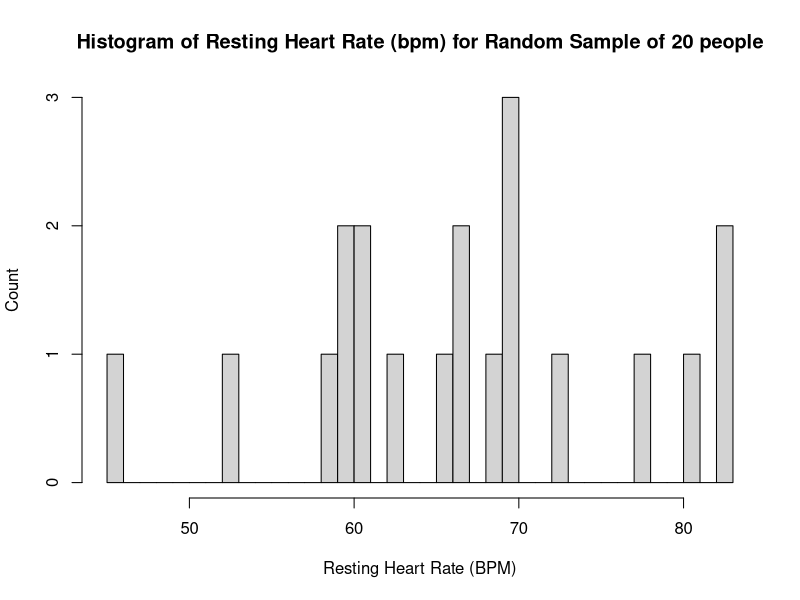
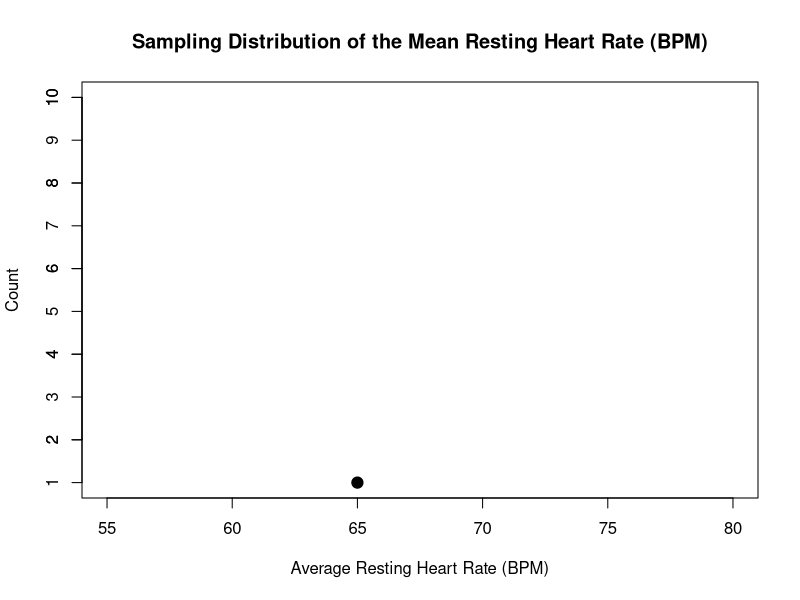
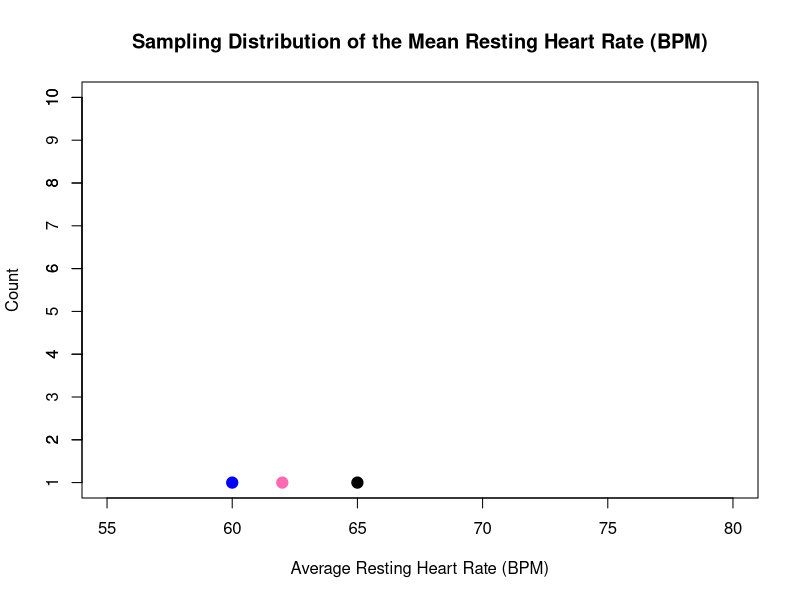
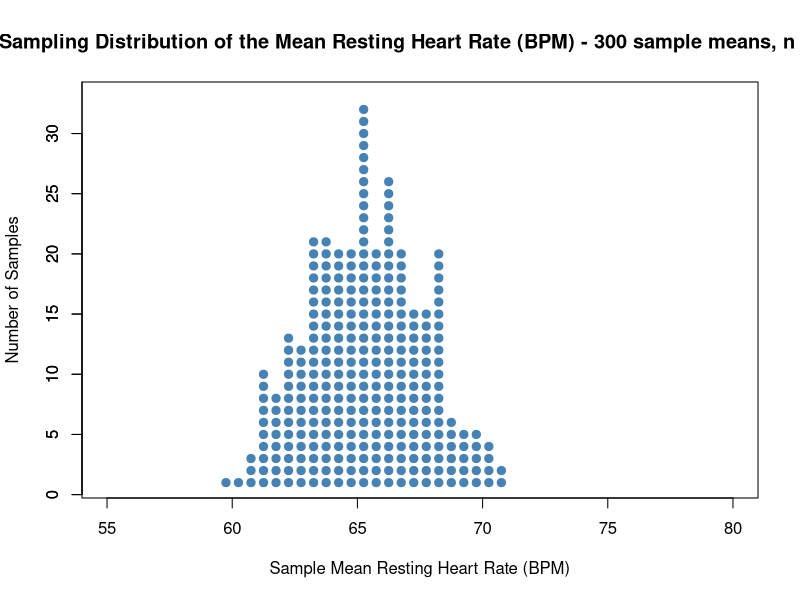
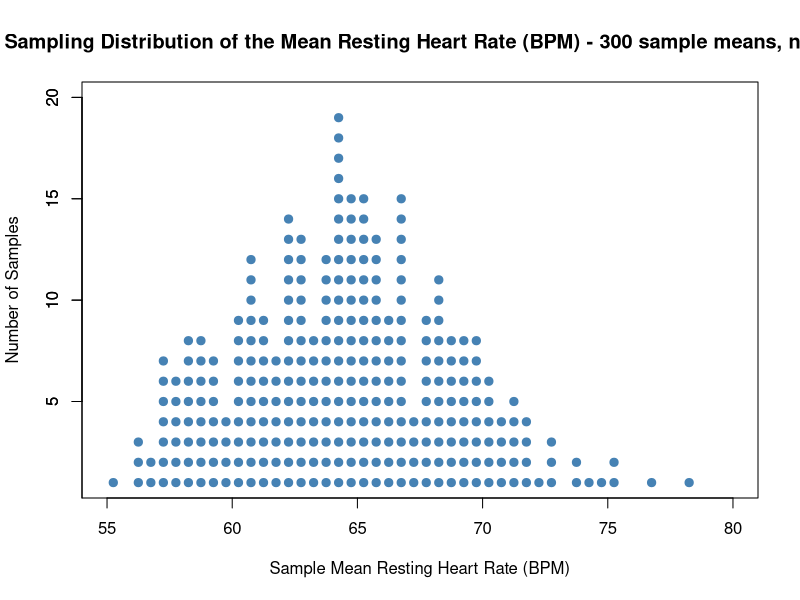
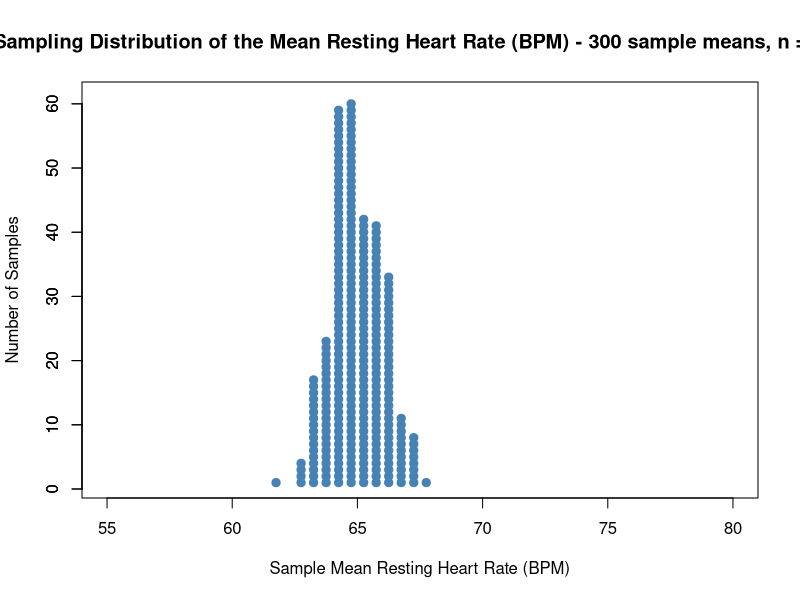

These figures' R source, in order:
## ---- chunk 1
#| echo: false
#| message: false
#| warning: false
#| fig-alt: "A histogram with the title Histogram of Resting Heart Rate (bpm) for Random Sample of 20 people, with bins spread out from 45 to 85"

library(tidyverse)
set.seed(123)
#Generate random normal
n <- 20
x <- rnorm(n, mean = 65, sd = 10)

h <- hist(
  x,
  breaks = 30,
  main = "Histogram of Resting Heart Rate (bpm) for Random Sample of 20 people",
  xlab = "Resting Heart Rate (BPM)",
  ylab = "Count"
)
## ---- chunk 2
#| echo: false
#| message: false
#| warning: false
#| fig-alt: "A scatterplot titled Sampling Distribution of the Mean resting Heart Rate (BPM) which has one point at 65"

# Blank scatter plot
plot(
  NA, NA,
  xlim = c(55, 80),
  ylim = c(1, 10),
  xlab = "Average Resting Heart Rate (BPM)",
  ylab = "Count",
  main = "Sampling Distribution of the Mean Resting Heart Rate (BPM)"
)

# Add custom y-axis ticks at 1–5
axis(side = 2, at = 1:10, labels = 1:10)
# Add one dot at (65, 1)
points(65, 1, pch = 19, cex = 1.5)
## ---- chunk 3
#| echo: false
#| message: false
#| warning: false
#| fig-alt: "A scatterplot titled Sampling Distribution of the Mean Resting Heart Rate (BPM) with three points, a blue one at 60, a pink one at 62, and a black one at 65."

# Blank scatter plot
plot(
  NA, NA,
  xlim = c(55, 80),
  ylim = c(1, 10),
  xlab = "Average Resting Heart Rate (BPM)",
  ylab = "Count",
  main = "Sampling Distribution of the Mean Resting Heart Rate (BPM)"
)

# Add custom y-axis ticks at 1–5
axis(side = 2, at = 1:10, labels = 1:10)

# Add one dot at (65, 1)
points(65, 1, pch = 19, cex = 1.5, col="black")
points(60, 1, pch= 19, cex=1.5, col= "blue")
points(62, 1, pch = 19, cex = 1.5, col="hotpink")
## ---- chunk 4
#| echo: false
#| message: false
#| warning: false
#| fig-alt: "A scatterplot with the title Sampling Distribution of the Mean Resting Heart Rate (BPM) - 300 sample means, n = 20 with many blue dots between 58 and 72, appearing almost like a normal distribution curve"

# --- Population parameters ---
N_pop <- 1000
mu <- 65
sigma <- 10

# Create the population
population <- rnorm(N_pop, mean = mu, sd = sigma)

# --- Sampling parameters ---
n <- 20          # sample size
n_samples <- 300 # number of repeated samples

# Generate sample means
sample_means <- replicate(
  n_samples,
  mean(sample(population, size = n, replace = TRUE))
)

# --- Stack dots into bins ---
breaks <- seq(55, 90, by = 0.5)
bins <- cut(sample_means, breaks = breaks, include.lowest = TRUE)
counts <- table(bins)

# --- Plot ---
plot(
  NA, NA,
  xlim = c(55, 80),
  ylim = c(1, max(counts) + 1),
  xlab = "Sample Mean Resting Heart Rate (BPM)",
  ylab = "Number of Samples",
  main = "Sampling Distribution of the Mean Resting Heart Rate (BPM) - 300 sample means, n = 20"
)

axis(2, at = pretty(0:max(counts)))

# Draw stacked dots
for (i in seq_along(counts)) {
  if (counts[i] > 0) {
    x_center <- mean(breaks[i:(i + 1)])
    points(rep(x_center, counts[i]), 1:counts[i],
           pch = 19, cex = 1.1, col = "steelblue")
  }
}
## ---- chunk 5
#| echo: false
#| message: false
#| warning: false
#| fig-alt: "A scatterplot with the title Sampling Distribution of the Mean Resting Heart Rate (BPM) - 300 sample means, n = 5 with many blue dots between 55 and 78, appearing almost like a normal distribution curve"

# --- Population parameters ---
N_pop <- 1000
mu <- 65
sigma <- 10

# Create the population
population <- rnorm(N_pop, mean = mu, sd = sigma)

# --- Sampling parameters ---
n <- 5          # sample size
n_samples <- 300 # number of repeated samples

# Generate sample means
sample_means <- replicate(
  n_samples,
  mean(sample(population, size = n, replace = TRUE))
)

# --- Stack dots into bins ---
breaks <- seq(55, 90, by = 0.5)
bins <- cut(sample_means, breaks = breaks, include.lowest = TRUE)
counts <- table(bins)

# --- Plot ---
plot(
  NA, NA,
  xlim = c(55, 80),
  ylim = c(1, max(counts) + 1),
  xlab = "Sample Mean Resting Heart Rate (BPM)",
  ylab = "Number of Samples",
  main = "Sampling Distribution of the Mean Resting Heart Rate (BPM) - 300 sample means, n = 5"
)

axis(2, at = pretty(0:max(counts)))

# Draw stacked dots
for (i in seq_along(counts)) {
  if (counts[i] > 0) {
    x_center <- mean(breaks[i:(i + 1)])
    points(rep(x_center, counts[i]), 1:counts[i],
           pch = 19, cex = 1.1, col = "steelblue")
  }
}
## ---- chunk 6
#| echo: false
#| message: false
#| warning: false
#| fig-alt: "A scatterplot with the title Sampling Distribution of the Mean Resting Heart Rate (BPM) - 300 sample means, n = 100 with many blue dots between 62 and 68, appearing almost like a normal distribution curve"

# --- Population parameters ---
N_pop <- 1000
mu <- 65
sigma <- 10

# Create the population
population <- rnorm(N_pop, mean = mu, sd = sigma)

# --- Sampling parameters ---
n <- 100          # sample size
n_samples <- 300 # number of repeated samples

# Generate sample means
sample_means <- replicate(
  n_samples,
  mean(sample(population, size = n, replace = TRUE))
)

# --- Stack dots into bins ---
breaks <- seq(55, 90, by = 0.5)
bins <- cut(sample_means, breaks = breaks, include.lowest = TRUE)
counts <- table(bins)

# --- Plot ---
plot(
  NA, NA,
  xlim = c(55, 80),
  ylim = c(1, max(counts) + 1),
  xlab = "Sample Mean Resting Heart Rate (BPM)",
  ylab = "Number of Samples",
  main = "Sampling Distribution of the Mean Resting Heart Rate (BPM) - 300 sample means, n = 100"
)

axis(2, at = pretty(0:max(counts)))

# Draw stacked dots
for (i in seq_along(counts)) {
  if (counts[i] > 0) {
    x_center <- mean(breaks[i:(i + 1)])
    points(rep(x_center, counts[i]), 1:counts[i],
           pch = 19, cex = 1.1, col = "steelblue")
  }
}
## ---- chunk 7
#| echo: true
qnorm(.975, mean = 0, sd = 1)
## ---- chunk 8
#| echo: true
qnorm(.5, mean = 0, sd = 1)
## ---- chunk 9
#| echo: true
alpha <- 0.05
qnorm(1-(alpha/2), mean = 0, sd = 1)
## ---- chunk 10
#| echo: true
qnorm(.95, mean = 0, sd = 1)
## ---- chunk 11
#| echo: true
pnorm(1.96, mean = 0, sd = 1)
## ---- chunk 12
#| echo: true
pnorm(3, mean = 0, sd = 1)
